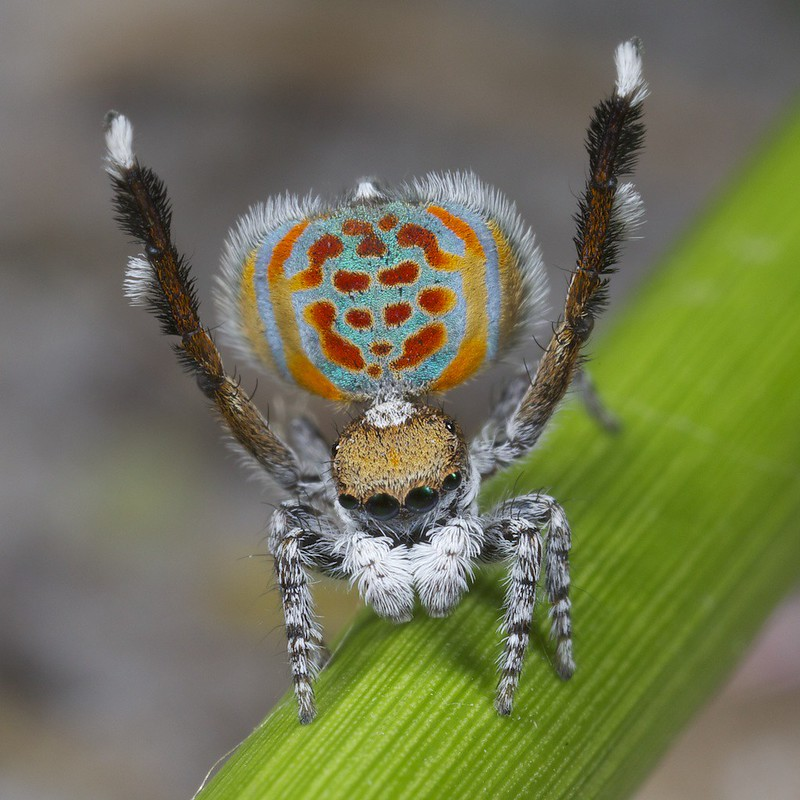
#> input picture dancing-spider.jpg, 800 x 800 px
$ python lap.py   (older library calls are emulated)
#> lines starting #> are read from the running program, lines starting #| are printed output that depends on the picture
import cv2
import matplotlib.pyplot as plt

# Open the image
img = cv2.imread('dancing-spider.jpg')
#> img is the input picture: shape (800, 800, 3); mean B, G, R 84.4, 115.6, 112.9

# Apply gray scale
gray_img = cv2.cvtColor(img, cv2.COLOR_BGR2GRAY)
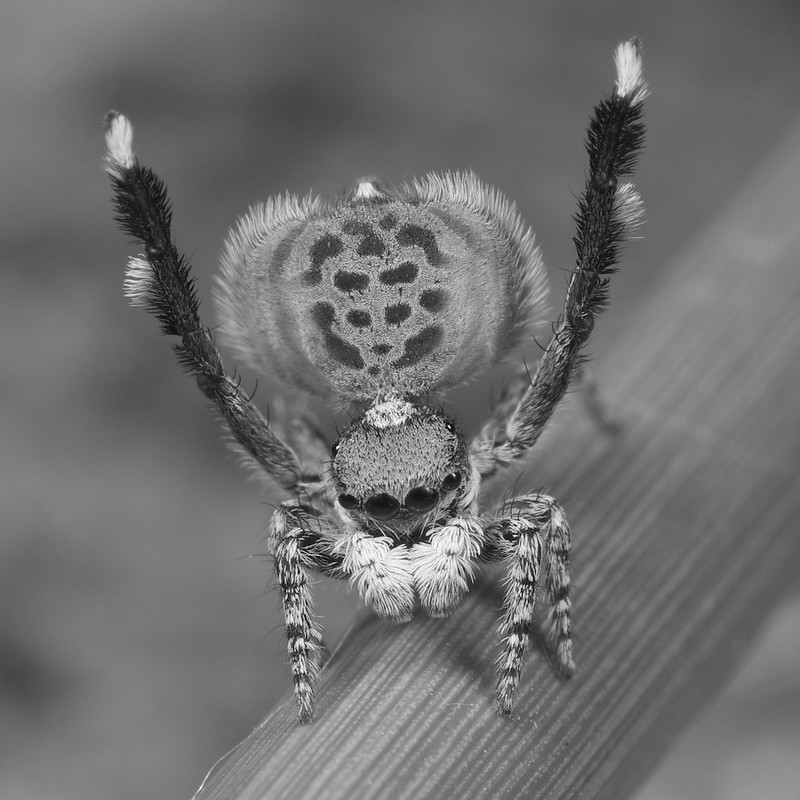
#> gray_img: shape (800, 800); min 0, max 255, mean 111.3

# Apply gaussian blur
blur_img = cv2.GaussianBlur(gray_img, (3, 3), 0)

# Positive Laplacian Operator
laplacian = cv2.Laplacian(blur_img, cv2.CV_64F)
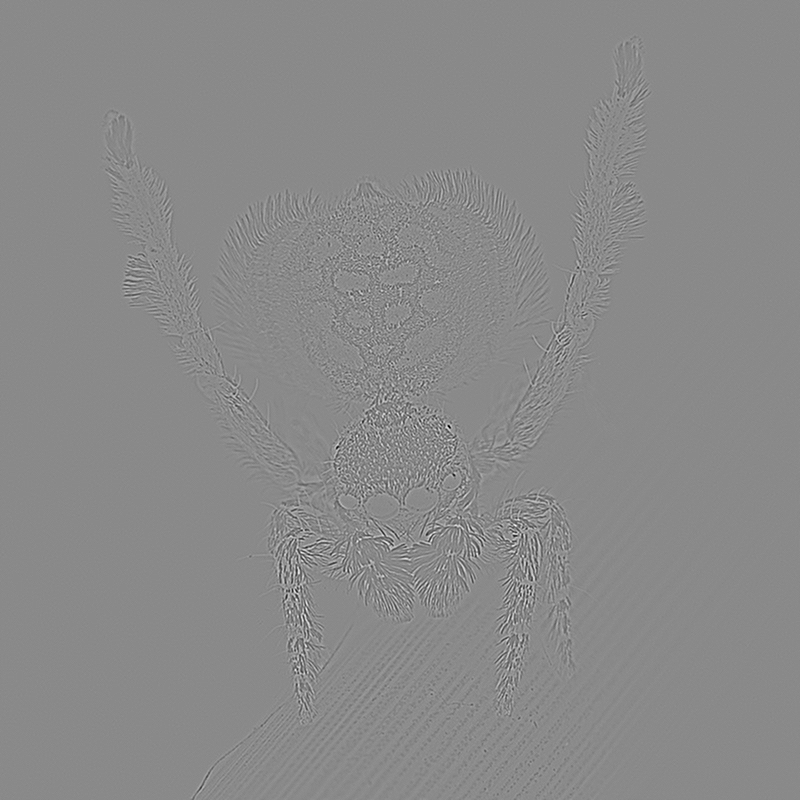
#> laplacian: shape (800, 800) float64; min -158, max 134, mean 0; drawn with min black and max white

plt.figure()
plt.title('laplacian')
plt.imsave('dancing-spider laplacian.png', laplacian, cmap='gray', format='png')
plt.imshow(laplacian, cmap='gray')
plt.show()
